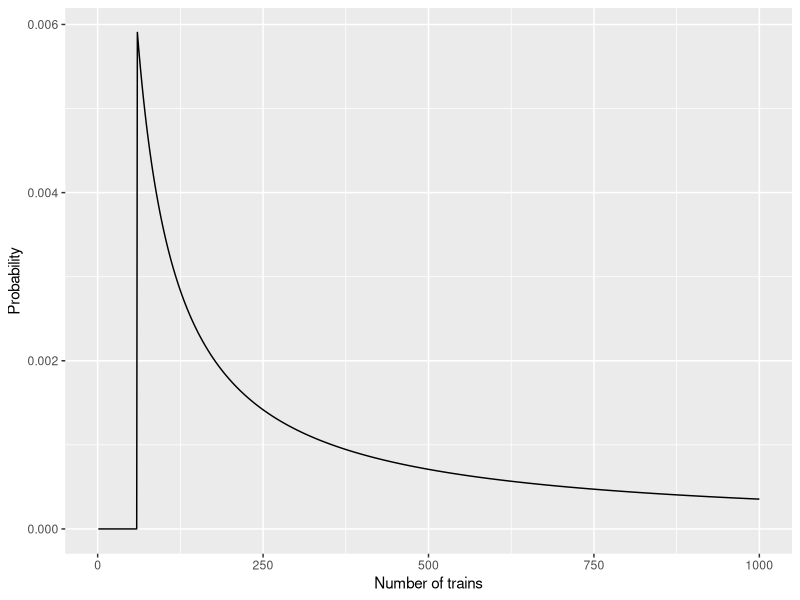
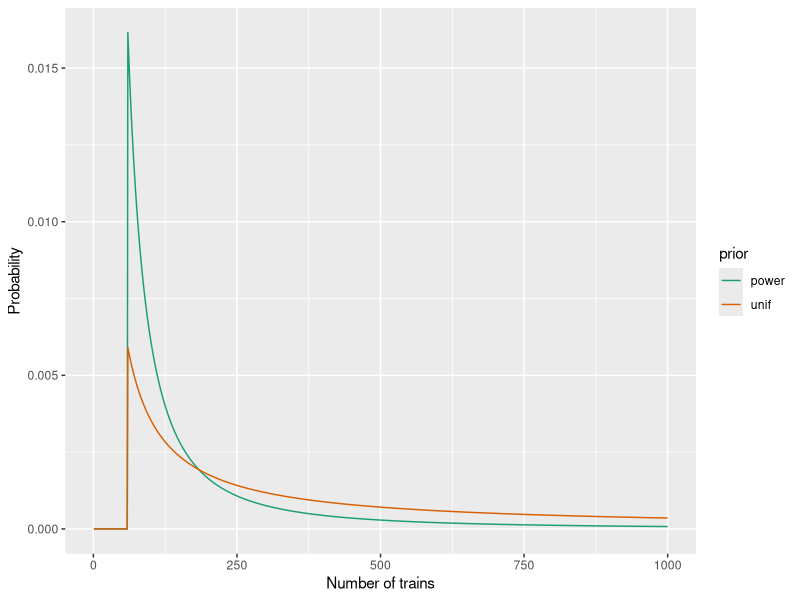

These charts were generated, in order, by the following R code:
## ---- chunk 1
library(knitr)
opts_chunk$set(
  message = FALSE,
  warning = FALSE,
  cache = FALSE,
  echo=FALSE,
  fig.height = 6,
  fig.width = 9,
  fig.align='center'
)
options(digits=3)
library(tidyverse)
library(gridExtra)
library(broom)
## ---- chunk 2
dice <- c(4, 6, 8, 12, 20)
dice_likelihood <- function(x, dice) {
  if (x>dice)
    l <- 0
  else 
    l <- 1/dice
  return(l)
}
## ---- chunk 3
prior <- 1/5
prob_D <- c(rep(5/50, 4), rep(4/50, 2), rep(3/50, 2), 
            rep(2/50, 4), rep(1/50, 8))
dice_posterior <- function(x, dice, prior, prob_D) {
  post <- NULL
  pD <- prod(prob_D[x])
  for (i in 1:length(dice)) {
    post <- c(post, prior*dice_likelihood(x, dice[i])/pD) 
  }
  df <- data.frame(dice, post=post/sum(post))
  return(df)
}
dice_posterior(6, dice, prior, prob_D)
## ---- chunk 4
dice_likelihood <- function(x, dice) {
  ll <- 1
  for (i in 1:length(x)) {
    if (x[i]>dice)
      l <- 0
    else 
      l <- 1/dice
    ll <- ll*l
  }
  return(ll)
}
dice_posterior(c(6, 8, 7, 7, 5, 4), dice, prior, prob_D)
## ---- chunk 5
loco_likelihood <- function(x, loco){
  if (x>loco)
    l <- 0
  else 
    l <- 1/loco
}
l <- NULL
for (i in 1:1000)
  l <- c(l, loco_likelihood(60, i))
df <- data.frame(hyp=1:1000, l, post=l/sum(l))
ggplot(df, aes(hyp, post)) + geom_line() + xlab("Number of trains") +
  ylab("Probability")
## ---- chunk 6
alpha=0.9
prior <- (1/1:1000)^alpha
df <- data.frame(hyp=1:1000, l, unif=l/sum(l))
df$power <- l*prior
df$power <- df$power/sum(df$power)
df_m <- df %>% gather(prior, posterior, unif, power)
ggplot(df_m, aes(x=hyp, y=posterior, color=prior)) + geom_line() + xlab("Number of trains") +
  ylab("Probability") +
  scale_color_brewer(palette="Dark2")
## ---- chunk 7
probs <- cumsum(df$power)
